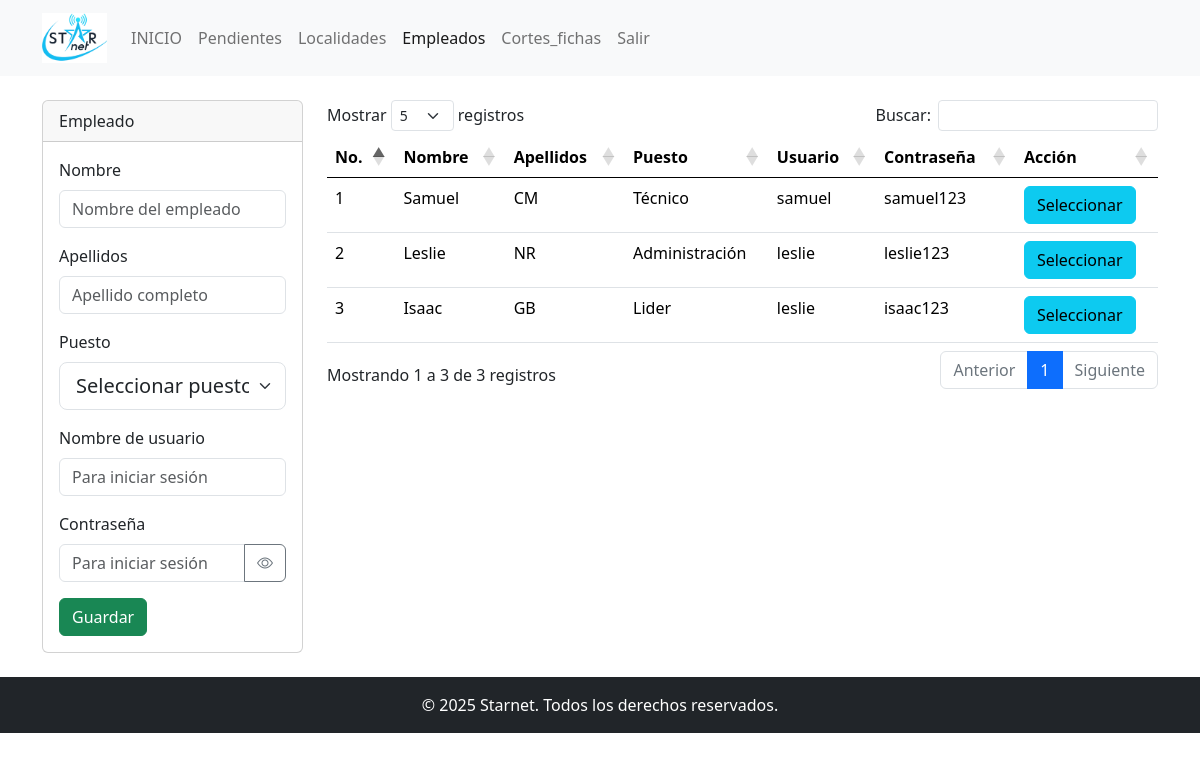
Page /views/empleados.php on the committed database.
### tables this page shows
CREATE TABLE `empleados` (
  `id_empleado` int(10) NOT NULL,
  `name_empleado` varchar(255) NOT NULL,
  `apellidos_empleado` varchar(255) NOT NULL,
  `tipo_puesto` varchar(100) NOT NULL,
  `name_user` varchar(100) NOT NULL,
  `passw_user` varchar(100) NOT NULL
);

### resources/php/empleados_controller.php (called while the page is built, shortened)
<?php
$conexionBD=BD::crearInstancia();
$name_empleado = isset($_POST['name_empleado'])?$_POST['name_empleado']:'';
$apellidos_empleado = isset($_POST['apellidos_empleado'])?$_POST['apellidos_empleado']:'';
$name_user = isset($_POST['name_user'])?$_POST['name_user']:'';
$passw_user = isset($_POST['passw_user'])?$_POST['passw_user']:'';
$modo ="";
$consulta=$conexionBD->prepare("SELECT * FROM `empleados`");
$consulta->execute();
$listaEmpleados=$consulta->fetchAll();
?>

### views/empleados.php (the view, shortened to what this page needs)
<?php include("header.php"); ?>
<?php include("../resources/php/empleados_controller.php"); ?>
<div class="container">
        <div class="row">
                <div class="col-12">
                        <div class="row">
                                <div class="col-md-3">
                                        <form action="" method="post" id="form_localidad">
                                                <div class="card">
                                                        <div class="card-header">
                                                                Empleado
                                                        </div>
                                                        <div class="card-body">
                                                                <div class="mb-3">
                                                                        <label for="" class="form-label">Nombre</label>
                                                                        <input
                                                                        type="text"
                                                                        class="form-control"
                                                                        name="name_empleado"
                                                                        id="name_empleado"
                                                                        value="<?php echo $name_empleado; ?>"
                                                                        aria-describedby="helpId"
                                                                        required
                                                                        placeholder="Nombre del empleado"/>
                                                                </div>
                                                                <div class="mb-3">
                                                                        <label for="" class="form-label">Apellidos</label>
                                                                        <input
                                                                        type="text"
                                                                        class="form-control"
                                                                        name="apellidos_empleado"
                                                                        id="apellidos_empleado"
                                                                        value="<?php echo $apellidos_empleado; ?>"
                                                                        aria-describedby="helpId"
                                                                        required
                                                                        placeholder="Apellido completo"/>
                                                                </div>
                                                                <div class="mb-3">
                                                                    <label for="" class="form-label">Puesto</label>
                                                                    <select
                                                                            class="form-select form-select-lg"
                                                                            name="tipo_puesto"
                                                                            id="tipo_puesto" required
                                                                    >
                                                                            <option disabled selected>Seleccionar puesto</option>
                                                                    </select>
                                                            </div>
                                                            <div class="mb-3">
                                                                        <label for="" class="form-label">Nombre de usuario</label>
                                                                        <input
                                                                        type="text"
                                                                        class="form-control"
                                                                        name="name_user"
                                                                        id="name_user"
                                                                        value="<?php echo $name_user; ?>"
                                                                        aria-describedby="helpId"
                                                                        required
                                                                        placeholder="Para iniciar sesión"/>
                                                                </div>
                                                                <div class="mb-3">
                                                                    <label for="passw_user" class="form-label">Contraseña</label>
                                                                    <div class="input-group">
                                                                        <input
                                                                        type="password"
                                                                        class="form-control"
                                                                        name="passw_user"
                                                                        id="passw_user"
                                                                        value="<?php echo $passw_user; ?>"
                                                                        required
                                                                        placeholder="Para iniciar sesión"
                                                                        />
                                                                        <button class="btn btn-outline-secondary" type="button" id="togglePassword">
                                                                        <i class="bi bi-eye"></i>
                                                                        </button>
                                                                    </div>
                                                                </div>
                                                                <?php if ($modo === 'seleccionado'): ?>
                                                                        <button type="submit" style="display:none;" id="btn_save_town_empl" name="accion" value="Guardar" class="btn btn-success m-1">Guardar</button>
                                                                        <button type="button" style="display:inline;" id="btnCancelarEmpleados" onclick="btnCancelarEmpleadoss()" class="btn btn-secondary m-1">Cancelar</button>
                                                                        <button type="submit" style="display:inline;" id="bt_update_town_empl" name="accion" value="Actualizar" class="btn btn-primary btn_activo m-1">Actualizar</button>
                                                                        <button type="submit" style="display:inline;" id="bt_delete_town_empl" name="accion" value="Eliminar" class="btn btn-danger btn_activo m-1">Eliminar</button>
                                                                <?php else: ?>
                                                                <button type="submit" id="btn_save_town_empl" name="accion" value="Guardar" class="btn btn-success">Guardar</button>
                                                                <?php endif; ?>
                                                        </div>
                                                </div>
                                        </form>
                                </div>
                                <div class="col-md-9">
                                        <div class="table-responsive">
                                                <table class="table" id="table_employs">
                                                        <thead>
                                                                <tr>
                                                                        <th scope="col">No.</th>
                                                                        <th scope="col">Nombre</th>
                                                                        <th scope="col">Apellidos</th>
                                                                        <th scope="col">Puesto</th>
                                                                        <th scope="col">Usuario</th>
                                                                        <th scope="col">Contraseña</th>
                                                                        <th scope="col">Acción</th>
                                                                </tr>
                                                        </thead>
                                                        <tbody>
                                                                <?php
                                                                $container=1;
                                                                foreach($listaEmpleados as $empleado){ ?>
                                                                <tr class="">
                                                                        <td scope="row"><?php echo $container; ?></td>
                                                                        <td><?php echo $empleado['name_empleado'] ?></td>
                                                                        <td><?php echo $empleado['apellidos_empleado'] ?></td>
                                                                        <td><?php echo $empleado['tipo_puesto'] ?></td>
                                                                        <td><?php echo $empleado['name_user'] ?></td>
                                                                        <td><?php echo $empleado['passw_user'] ?></td>
                                                                        <td>
                                                                                <form action="" method="post">
                                                                                        <input type="submit" class="btn btn-info" value="Seleccionar" name="accion">
                                                                                </form>
                                                                        </td>
                                                                </tr>
                                                                <?php $container++; } ?>
                                                        </tbody>
                                                </table>
                                        </div>
                                </div>
                        </div>
                </div>
        </div>
</div>
<?php include("footer.php"); ?>

### rows in the picture
empleados: name_empleado "Samuel", apellidos_empleado "CM", tipo_puesto "Técnico", name_user "samuel", passw_user "samuel123"
empleados: name_empleado "Leslie", apellidos_empleado "NR", tipo_puesto "Administración", name_user "leslie", passw_user "leslie123"
empleados: name_empleado "Isaac", apellidos_empleado "GB", tipo_puesto "Lider", name_user "leslie", passw_user "isaac123"
